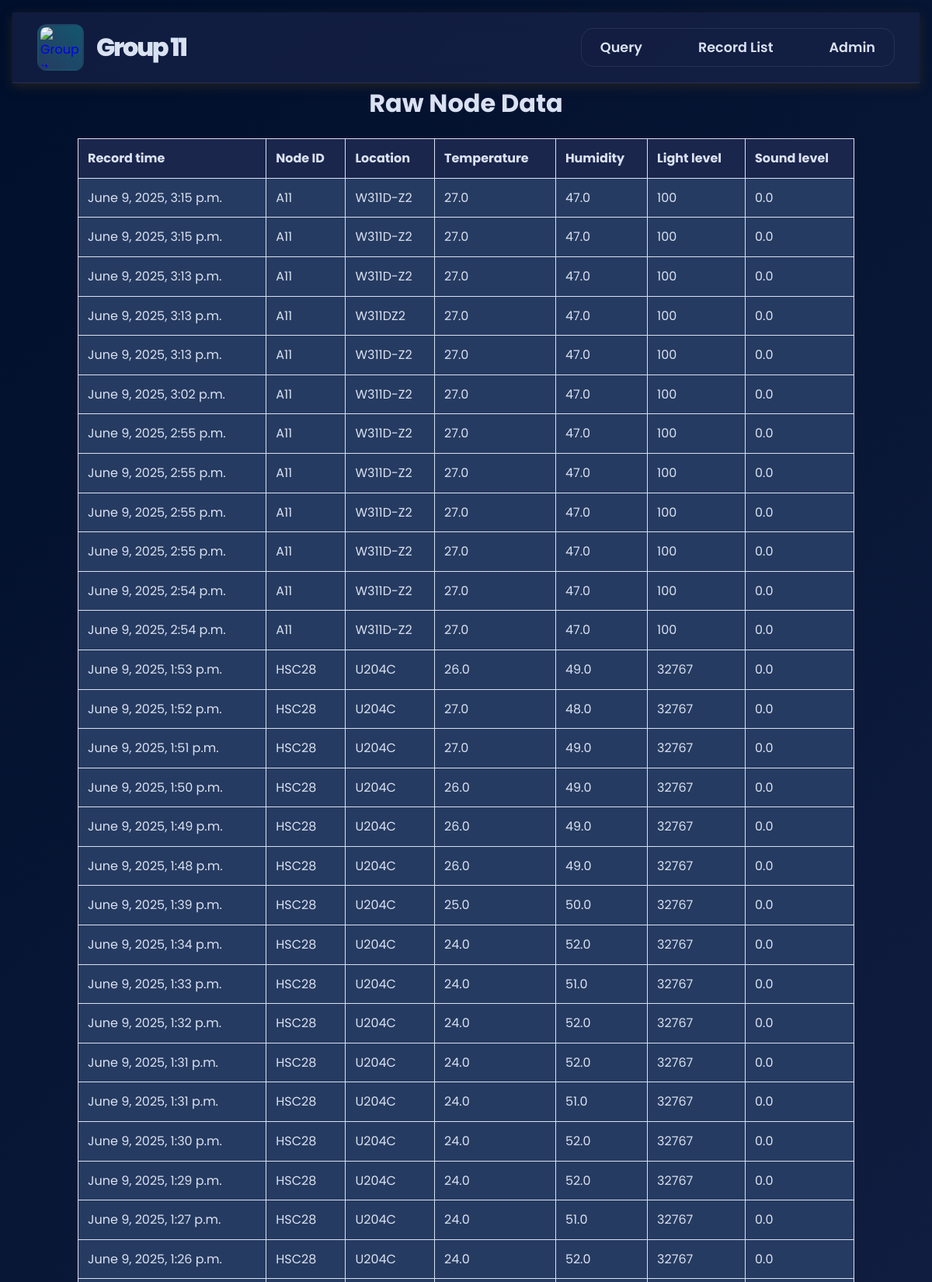
Page /list/ (upper part) on the committed database.
### sensordata/models.py (models this page shows, shortened)
class SensorRecord(models.Model):
    node_id = models.TextField()
    loc = models.TextField()
    temp = models.DecimalField(max_digits=3, decimal_places=1)
    hum = models.DecimalField(max_digits=3, decimal_places=1)
    light = models.IntegerField()
    snd = models.DecimalField(max_digits=5, decimal_places=1)
    date_created = models.DateTimeField(auto_now_add=True)

### sensordata/views.py (the view)
# urls.py: path('list/', views.page_listrecords),
def page_listrecords(request):
    records = SensorRecord.objects.order_by("-date_created").all()
    context = {'records': records}
    return render(request, 'sensordata/recordlist.html', context)

### sensordata/templates/sensordata/recordlist.html (shortened to what this page needs)
<!DOCTYPE html>
<html lang="en">
<head>
</head>
<body>
    {% include 'navbar.html' %}
    <div class="schedule-container">
        <h1>Raw Node Data</h1>
        <table id="scheduleTable">
            <thead>
                <tr>
                    <th>Record time</th>
                    <th>Node ID</th>
                    <th>Location</th>
                    <th>Temperature</th>
                    <th>Humidity</th>
                    <th>Light level</th>
                    <th>Sound level</th>
                </tr>
            </thead>
            <tbody>
                {% for record in records %}
                <tr>
                    <td>{{ record.date_created }}</td>
                    <td>{{ record.node_id }}</td>
                    <td>{{ record.loc }}</td>
                    <td>{{ record.temp }}</td>
                    <td>{{ record.hum }}</td>
                    <td>{{ record.light }}</td>
                    <td>{{ record.snd }}</td>
                </tr>
                {% endfor %}
            </tbody>
        </table>
    </div>
</body>
</html>

### sensordata/templates/navbar.html (shortened to what this page needs)
<nav class="nav-container">
    <div class="nav-content">
        <a href="/homepage/" class="logo-link">
            <div class="logo-container">
                <img
                    src="https://i.imghippo.com/files/NrB2683lRw.png"
                    alt="Group 11 Logo"
                    class="logo"
                />
                <span class="logo-text">Group 11</span>
            </div>
        </a>
        <div class="nav-menu" id="nav-menu">
            <a href="/query/" class="menu-item">Query</a>
            <a href="/list/" class="menu-item">Record List</a>
            <a href="/admin/" class="menu-item _
">Admin</a>
        </div>
    </div>
</nav>

### sensordata/templates/sensordata/recordlist.html (style rules this page uses)
:root { --cetacean-blue: #000F2B; --space-cadet: #1B264D; --rainbow-indigo: #263B61; --blue-sapphire: #13576E; --raisin-black: #232323; --pfont: #DAE1F1; --cellc: #263B61; }
body { font-family: Arial, sans-serif; background-color: #131925; color: var(--pfont); min-height: 100vh; padding: 20px; padding-top: 84px; }
.schedule-container { max-width: 1000px; margin: 0 auto; overflow-x: auto; }
table { width: 100%; border-collapse: collapse; margin-top: 20px; }
th, td { border: 1px solid var(--pfont); background-color: var(--cellc); padding: 12px; text-align: left; }
th { background-color: var(--space-cadet); position: sticky; top: 64px; }
tr:nth-child(even) { background-color: rgba(var(--pfont), 0.1); }
h1 { color: var(--pfont); text-align: center; }
@media (min-width: 768px) { .nav-menu { display: flex !important; position: static; background: none; box-shadow: none; padding: 0; gap: 1.5rem; } }
@media (min-width: 768px) { .menu-item { padding: 0.6rem 1.5rem; } }

### sensordata/templates/navbar.html (style rules this page uses)
* { margin: 0; padding: 0; box-sizing: border-box; }
.nav-container { position: sticky; top: 0; background: rgba(27, 38, 77, 0.6); backdrop-filter: blur(12px); box-shadow: 0 4px 12px var(--raisin-black); z-index: 100; border-bottom: 1px solid rgba(218, 225, 241, 0.1); }
.nav-content { max-width: 1400px; margin: 0 auto; padding: 0 2rem; display: flex; justify-content: space-between; align-items: center; height: 90px; }
.logo-link { text-decoration: none; display: flex; align-items: center; }
.logo-container { display: flex; align-items: center; gap: 1rem; }
.logo { height: 60px; width: 60px; border-radius: 12px; object-fit: cover; border: 2px solid transparent; background: linear-gradient(45deg, var(--rainbow-indigo), var(--blue-sapphire)); padding: 2px; transition: transform 0.3s ease; }
.logo-text { font-size: 2rem; font-weight: 800; background: linear-gradient(45deg, var(--rainbow-indigo), var(--blue-sapphire)); -webkit-background-clip: text; background-clip: text; color: var(--pfont); letter-spacing: -0.07em; }
.nav-menu { display: none; position: absolute; top: 90px; right: 2rem; background: rgba(27, 38, 77, 0.9); padding: 1.5rem; border-radius: 16px; box-shadow: 0 8px 20px var(--raisin-black); z-index: 90; border: 1px solid rgba(218, 225, 241, 0.1); }
.menu-item { display: block; padding: 0.8rem 1.5rem; color: var(--pfont); text-decoration: none; font-size: 1.1rem; font-weight: 600; border-radius: 8px; transition: all 0.3s ease; position: relative; overflow: hidden; }
.menu-item::before { content: ''; position: absolute; top: 0; left: -100%; width: 100%; height: 100%; background: linear-gradient(45deg, var(--rainbow-indigo), var(--blue-sapphire)); opacity: 0.2; transition: left 0.3s ease; }
@media (min-width: 768px) { .nav-menu { display: flex !important; position: static; background: none; box-shadow: none; padding: 0; gap: 1.5rem; } }
@media (min-width: 768px) { .menu-item { padding: 0.6rem 1.5rem; } }
body { font-family: 'Poppins', sans-serif; background: linear-gradient(135deg, var(--cetacean-blue) 0%, var(--space-cadet) 100%); color: var(--pfont); min-height: 100vh; padding: 1rem; line-height: 1.6; overflow-x: hidden; }

### rows in the picture
SensorRecord: date_created "June 9, 2025, 3:15 p.m.", node_id "A11", loc "W311D-Z2", temp "27.0", hum "47.0", light "100", snd "0.0"
SensorRecord: date_created "June 9, 2025, 3:15 p.m.", node_id "A11", loc "W311D-Z2", temp "27.0", hum "47.0", light "100", snd "0.0"
SensorRecord: date_created "June 9, 2025, 3:13 p.m.", node_id "A11", loc "W311D-Z2", temp "27.0", hum "47.0", light "100", snd "0.0"
SensorRecord: date_created "June 9, 2025, 3:13 p.m.", node_id "A11", loc "W311DZ2", temp "27.0", hum "47.0", light "100", snd "0.0"
SensorRecord: date_created "June 9, 2025, 3:13 p.m.", node_id "A11", loc "W311D-Z2", temp "27.0", hum "47.0", light "100", snd "0.0"
SensorRecord: date_created "June 9, 2025, 3:02 p.m.", node_id "A11", loc "W311D-Z2", temp "27.0", hum "47.0", light "100", snd "0.0"
SensorRecord: date_created "June 9, 2025, 2:55 p.m.", node_id "A11", loc "W311D-Z2", temp "27.0", hum "47.0", light "100", snd "0.0"
SensorRecord: date_created "June 9, 2025, 2:55 p.m.", node_id "A11", loc "W311D-Z2", temp "27.0", hum "47.0", light "100", snd "0.0"
SensorRecord: date_created "June 9, 2025, 2:55 p.m.", node_id "A11", loc "W311D-Z2", temp "27.0", hum "47.0", light "100", snd "0.0"
SensorRecord: date_created "June 9, 2025, 2:55 p.m.", node_id "A11", loc "W311D-Z2", temp "27.0", hum "47.0", light "100", snd "0.0"
SensorRecord: date_created "June 9, 2025, 2:54 p.m.", node_id "A11", loc "W311D-Z2", temp "27.0", hum "47.0", light "100", snd "0.0"
SensorRecord: date_created "June 9, 2025, 2:54 p.m.", node_id "A11", loc "W311D-Z2", temp "27.0", hum "47.0", light "100", snd "0.0"
SensorRecord: date_created "June 9, 2025, 1:53 p.m.", node_id "HSC28", loc "U204C", temp "26.0", hum "49.0", light "32767", snd "0.0"
SensorRecord: date_created "June 9, 2025, 1:52 p.m.", node_id "HSC28", loc "U204C", temp "27.0", hum "48.0", light "32767", snd "0.0"
SensorRecord: date_created "June 9, 2025, 1:51 p.m.", node_id "HSC28", loc "U204C", temp "27.0", hum "49.0", light "32767", snd "0.0"
SensorRecord: date_created "June 9, 2025, 1:50 p.m.", node_id "HSC28", loc "U204C", temp "26.0", hum "49.0", light "32767", snd "0.0"
SensorRecord: date_created "June 9, 2025, 1:49 p.m.", node_id "HSC28", loc "U204C", temp "26.0", hum "49.0", light "32767", snd "0.0"
SensorRecord: date_created "June 9, 2025, 1:48 p.m.", node_id "HSC28", loc "U204C", temp "26.0", hum "49.0", light "32767", snd "0.0"
SensorRecord: date_created "June 9, 2025, 1:39 p.m.", node_id "HSC28", loc "U204C", temp "25.0", hum "50.0", light "32767", snd "0.0"
SensorRecord: date_created "June 9, 2025, 1:34 p.m.", node_id "HSC28", loc "U204C", temp "24.0", hum "52.0", light "32767", snd "0.0"
SensorRecord: date_created "June 9, 2025, 1:33 p.m.", node_id "HSC28", loc "U204C", temp "24.0", hum "51.0", light "32767", snd "0.0"
SensorRecord: date_created "June 9, 2025, 1:32 p.m.", node_id "HSC28", loc "U204C", temp "24.0", hum "52.0", light "32767", snd "0.0"
SensorRecord: date_created "June 9, 2025, 1:31 p.m.", node_id "HSC28", loc "U204C", temp "24.0", hum "52.0", light "32767", snd "0.0"
SensorRecord: date_created "June 9, 2025, 1:31 p.m.", node_id "HSC28", loc "U204C", temp "24.0", hum "51.0", light "32767", snd "0.0"
SensorRecord: date_created "June 9, 2025, 1:30 p.m.", node_id "HSC28", loc "U204C", temp "24.0", hum "52.0", light "32767", snd "0.0"
SensorRecord: date_created "June 9, 2025, 1:29 p.m.", node_id "HSC28", loc "U204C", temp "24.0", hum "52.0", light "32767", snd "0.0"
SensorRecord: date_created "June 9, 2025, 1:27 p.m.", node_id "HSC28", loc "U204C", temp "24.0", hum "51.0", light "32767", snd "0.0"
SensorRecord: date_created "June 9, 2025, 1:26 p.m.", node_id "HSC28", loc "U204C", temp "24.0", hum "52.0", light "32767", snd "0.0"
